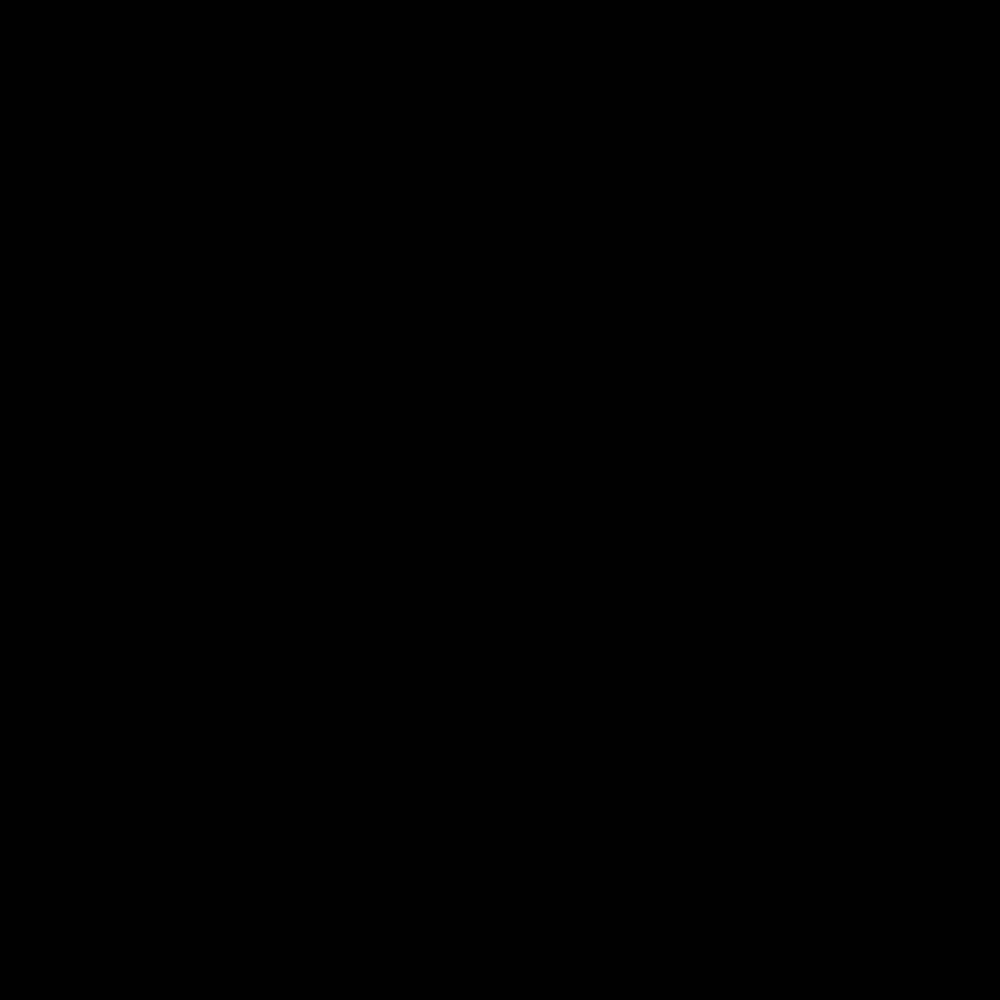
Frame 1 (no input)
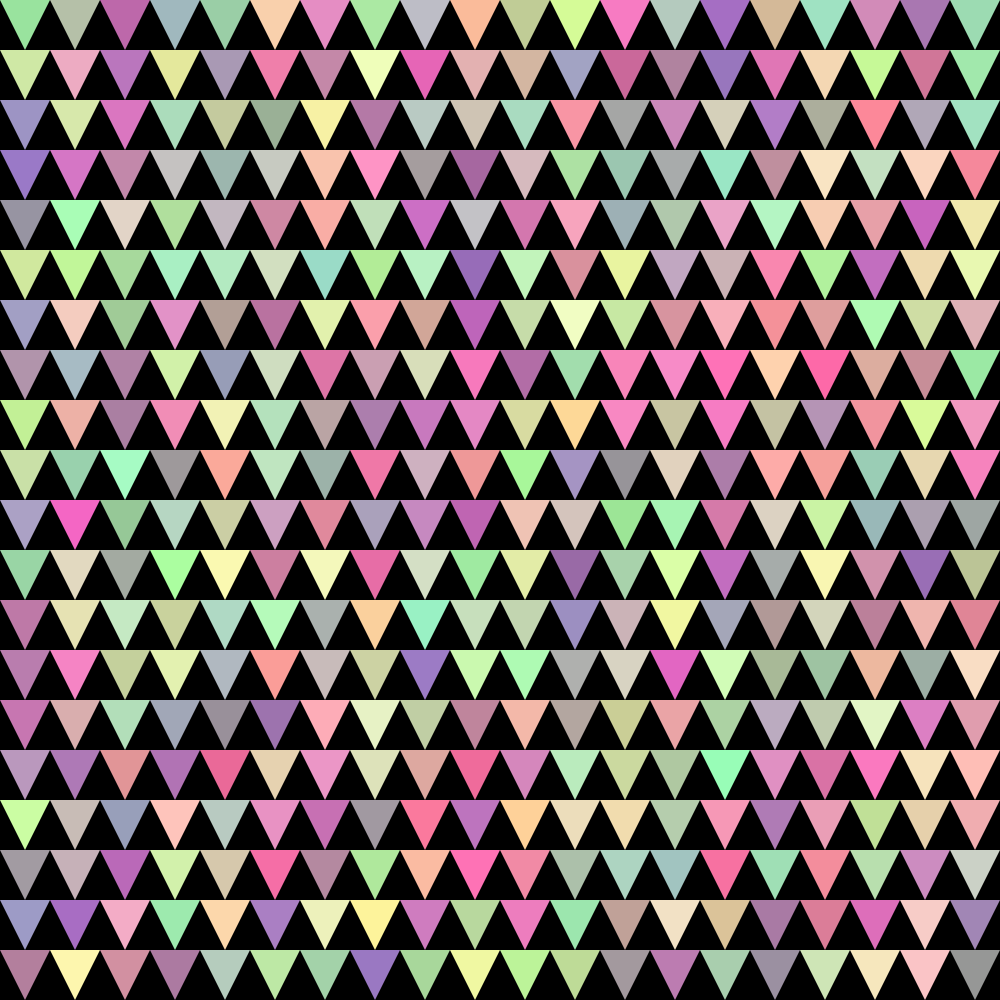
Frame 60 (the mouse pressed at the canvas centre just before this capture)
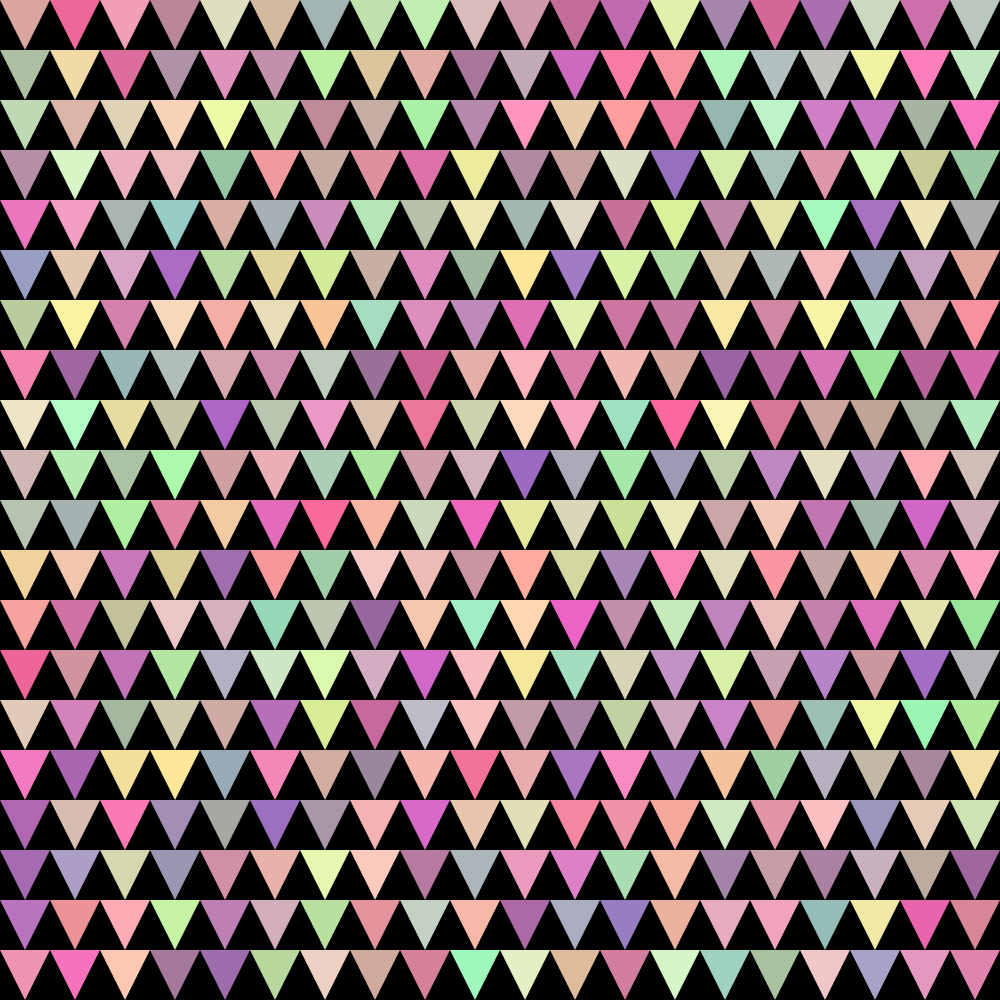
Frame 120 (the mouse held since frame 60 and released just before this capture)

The Processing sketch that drew these frames (run headless with seeded random() and noise(); from frame 60 on, the mouse is pressed at the canvas centre):

// Processing sketch: entrega_2
// ── entrega_2.pde
//gabriela Valero 202313995
//entrega 2

int incrementos = 50;
int posX = 0;
int speedX = 6;

void setup() {
  size(1000, 1000);
  background(0,0,0);
  noStroke();
  frameRate(30); 
}

void draw() {
  // Colores random
  if (frameCount % speedX == 0) {
    background(0,0,0);
    
    // Bucle para hacer los triángulos
    for (int y = 0; y <= height; y += incrementos) {
      for (int x = 0; x <= width; x += incrementos) {
        fill(random(150, 255), random(100, 255), random(150, 200));
        triangle(x, y, x + incrementos, y, x + incrementos/2, y + incrementos);
      }
    }
  }
}
